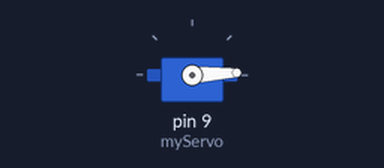
Bench run of a sketch on a simulated Arduino Uno, built with avr-gcc and run on an emulated ATmega328P. On the bench: servo. What the sketch prints to the serial monitor is not drawn.

Above: at 0.05 s.
At 1.0 s:
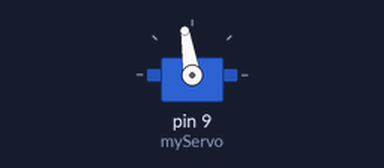
At 2.0 s:
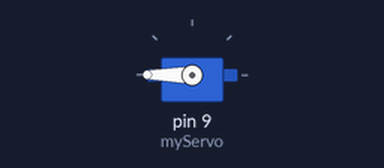
At 4.0 s:
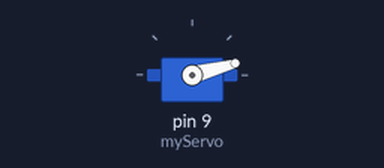
Timing chart, 0 to 6.0 s (numbered marks = the images above):
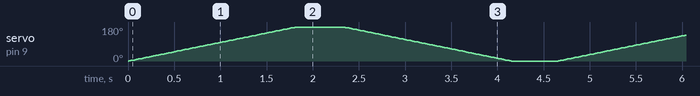

The sketch:

servo.ino
```cpp
#include <Servo.h>

Servo myServo;

void setup() {
  myServo.attach(9);  // Attach servo signal wire to D9
  Serial.begin(9600);
  Serial.println("Servo test started...");
}

void loop() {
  // Sweep from 0 to 180
  for (int pos = 0; pos <= 180; pos += 1) {
    myServo.write(pos);
    delay(10);
  }

  delay(500);  // Pause at 180

  // Sweep from 180 to 0
  for (int pos = 180; pos >= 0; pos -= 1) {
    myServo.write(pos);
    delay(10);
  }

  delay(500);  // Pause at 0
}
```
